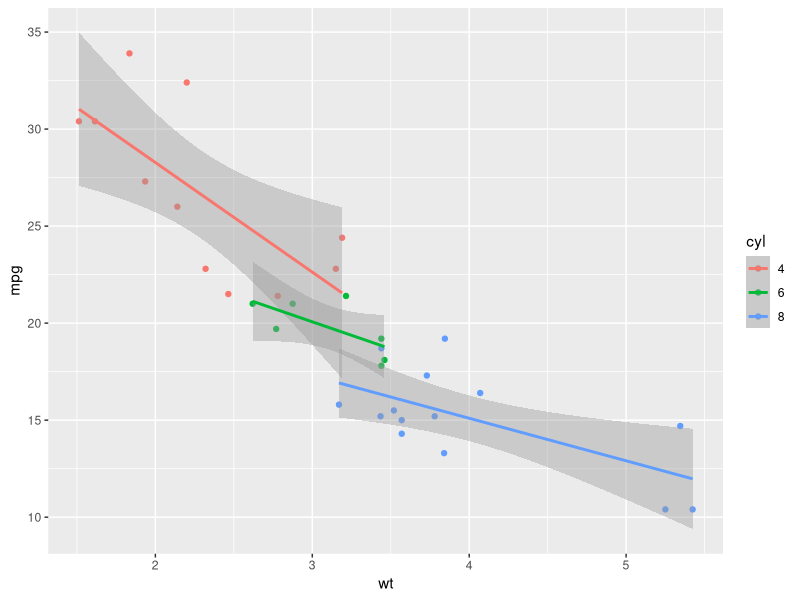
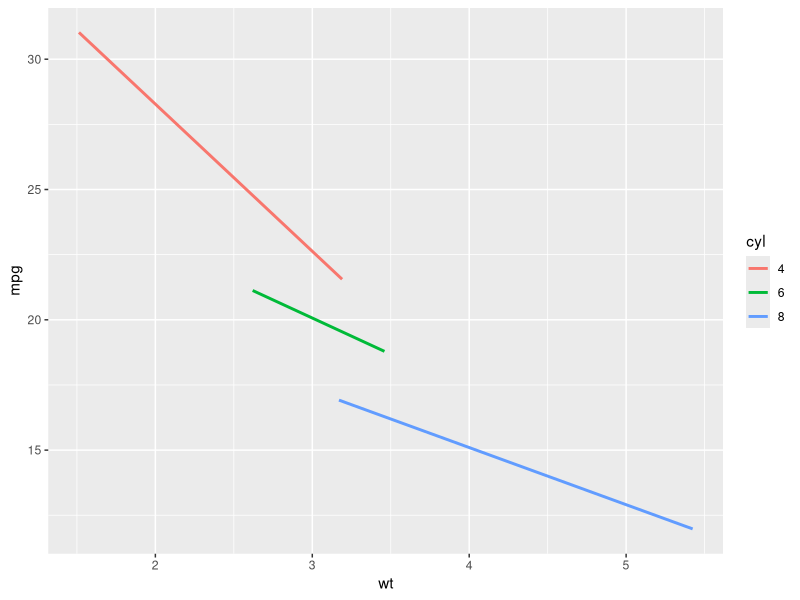
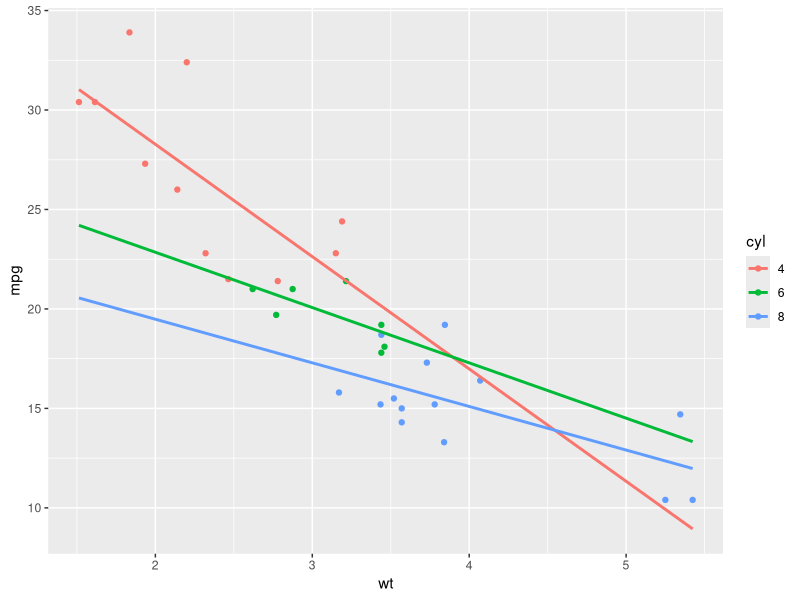
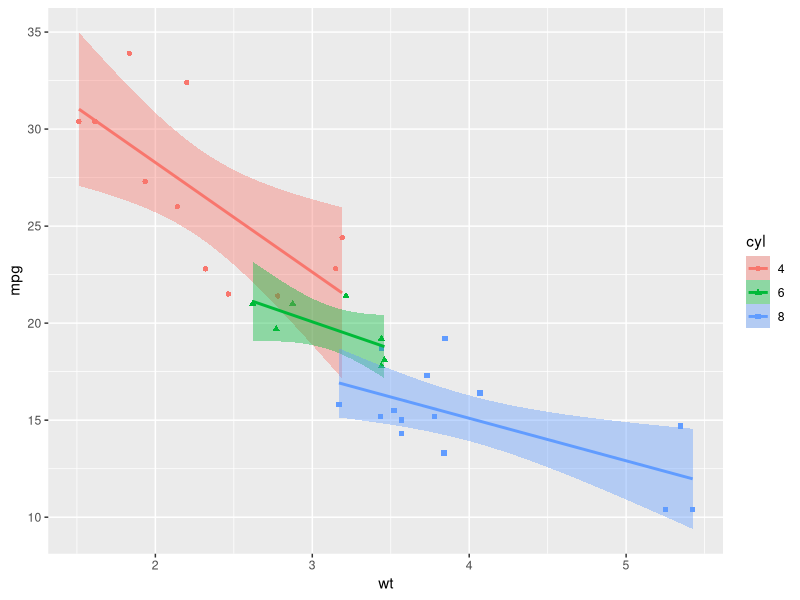
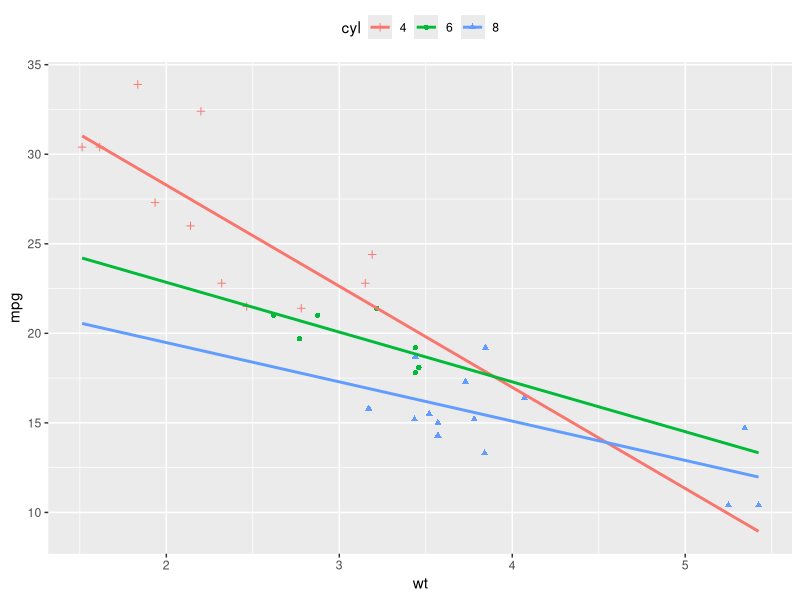
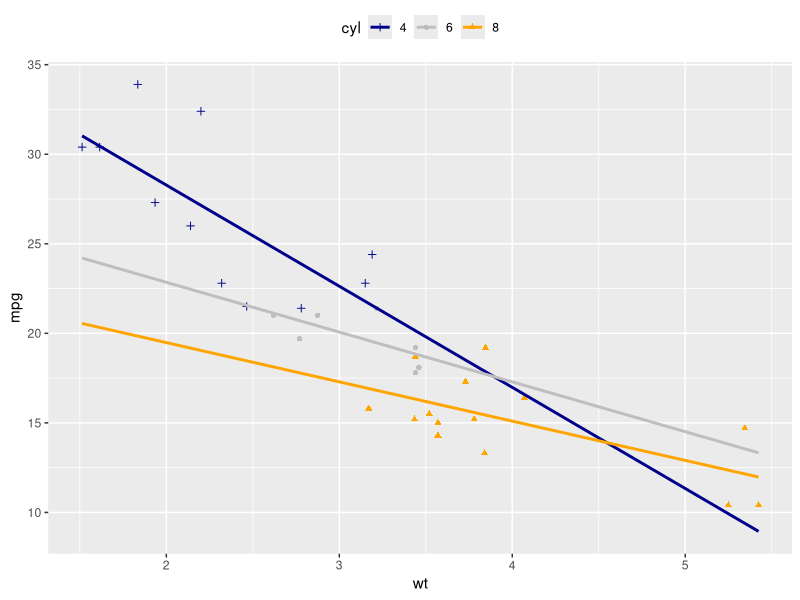
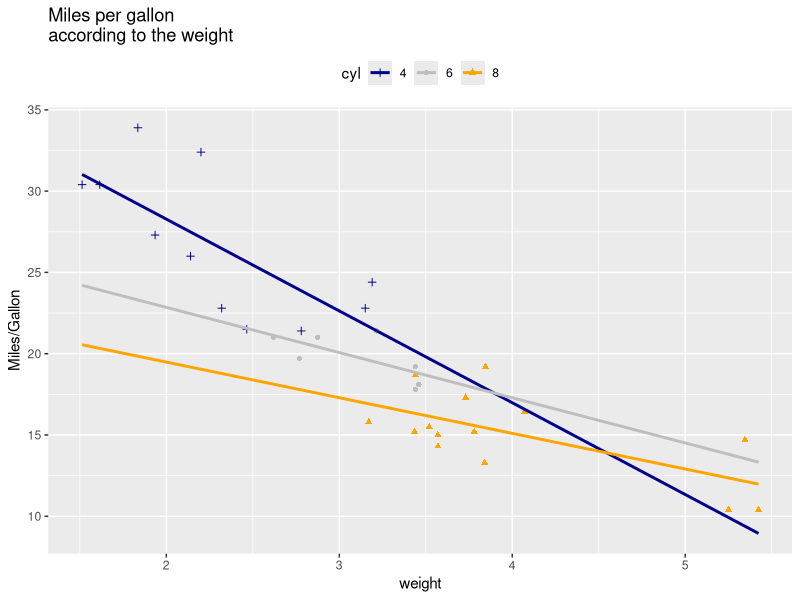
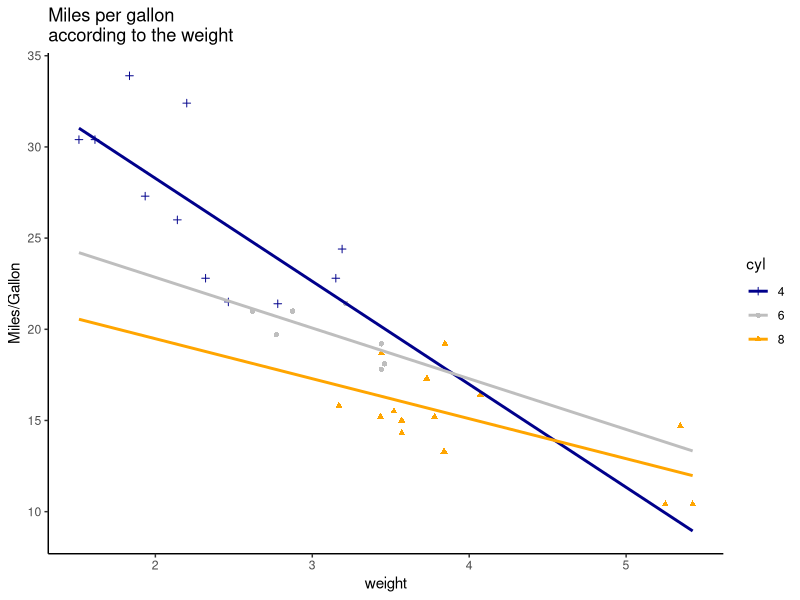

Generate these figures, in order, with R:
library(ggplot2)
dataset = mtcars

#Converting cyl column from a numeric to a factor variable

dataset$cyl = as.factor(dataset$cyl)

#Adding regression lines based on multiple groups

ggplot(dataset, aes(x=wt, y=mpg, colour = cyl)) +
  geom_point() +
  geom_smooth(method=lm)

#Removing the confidence intervals

ggplot(dataset,aes(x=wt,y=mpg, colour = cyl)) +
  geom_smooth(method = lm,se=FALSE)

#Extending the regression lines

ggplot(dataset,aes(x=wt,y=mpg,colour = cyl)) +
  geom_point() +
  geom_smooth(method = lm, se=FALSE, fullrange = TRUE)

#filling the color of confidence bands

ggplot(dataset, aes( x = wt, y = mpg, color = cyl, shape = cyl) ) +
  geom_point() +
  geom_smooth(method = lm,aes(fill= cyl))

#Changing point shapes manually

ggplot(dataset, aes( x = wt, y = mpg, color = cyl, shape = cyl) ) +
  geom_point() +
  geom_smooth(method = lm,se= FALSE, fullrange = TRUE) +
  scale_shape_manual(values=c(3,16,17)) +
  theme(legend.position = "top")

#Changing point colors manually

ggplot(dataset, aes( x = wt, y = mpg, color = cyl, shape = cyl) ) +
  geom_point() +
  geom_smooth(method = lm,se= FALSE, fullrange = TRUE) +
  scale_shape_manual(values=c(3,16,17)) +
  scale_color_manual(values = c("darkblue", "grey", "orange")) +
  theme(legend.position = "top")

#Customizing scatter plots 

ggplot(dataset, aes( x = wt, y = mpg, color = cyl, shape = cyl) ) +
  geom_point() +
  geom_smooth(method = lm,se= FALSE, fullrange = TRUE) +
  scale_shape_manual(values=c(3,16,17)) +
  scale_color_manual(values = c("darkblue", "grey", "orange")) +
  labs(title = "Miles per gallon \naccording to the weight",
       x= "weight", y = "Miles/Gallon") +
  theme(legend.position = "top")

#Customizing themes

plot = ggplot(dataset, aes( x = wt, y = mpg, color = cyl, shape = cyl) ) +
  geom_point() +
  geom_smooth(method = lm,se= FALSE, fullrange = TRUE) +
  scale_shape_manual(values=c(3,16,17)) +
  scale_color_manual(values = c("darkblue", "grey", "orange")) +
  labs(title = "Miles per gallon \naccording to the weight",
       x= "weight", y = "Miles/Gallon") +
  theme(legend.position = "top")

plot + theme_classic()
plot + theme_minimal()




      